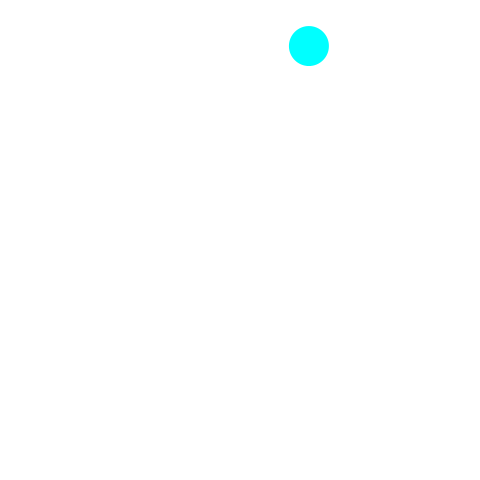
Frame 1 (no input)
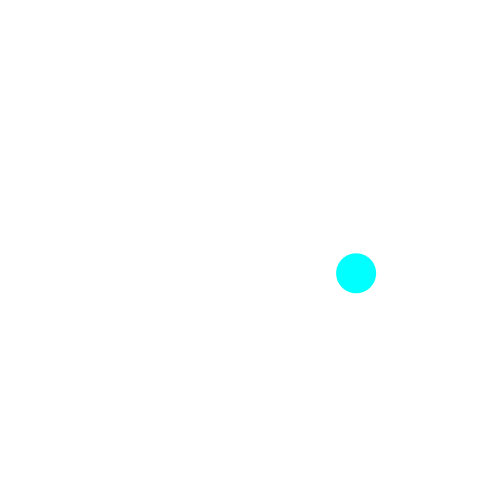
Frame 60 (the mouse pressed at the canvas centre just before this capture)
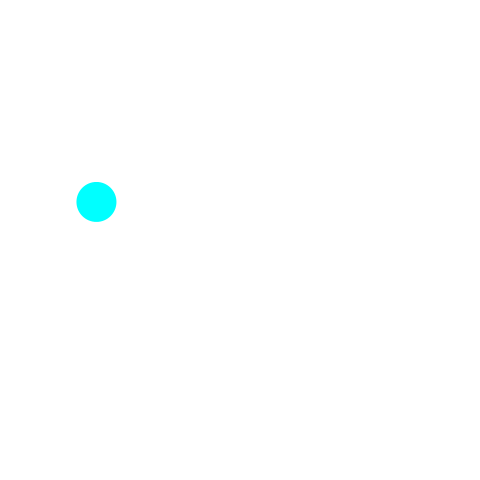
Frame 120 (the mouse held since frame 60 and released just before this capture)

The Processing sketch that drew these frames (run headless with seeded random() and noise(); from frame 60 on, the mouse is pressed at the canvas centre):

// Processing sketch: ballColorChangable
// ── ballColorChangable.pde
// 定数
final int X = 0;
final int Y = 1;
final int VX = 2;
final int VY = 3;
final float vx0min = -7;            // vxの初期値の下限
final float vx0max = 5;             // vxの初期値の上限
final float vy0min = 4;             // vyの初期値の下限
final float vy0max = 13;            // vyの初期値の上限
final int fps = 60;                 // 1秒間あたりのフレーム数
final float gravity = 9.8 / fps;    // 1フレームあたりの重力加速度
final float elas = 0.98;            // 反発係数
final float d = 40;                 // ボールの直径
final float hueMax = 360.0;         // 色相の最大値

// 変数
float[] ball0;                      // ボールの x, y, vx, vy を要素とする配列を参照する変数

void setup() {
  frameRate(fps);
  size(480, 480);
  noStroke();
  colorMode(HSB, hueMax, 100, 100);
  ball0 = new float[4];                         // ボールの x, y, vx, vy を要素とする配列
  ball0[X]  = random(d / 2, width - d / 2);     // x
  ball0[Y]  = random(d / 2, height / 5);        // y
  ball0[VX] = random(vx0min, vx0max);           // vx
  ball0[VY] = random(vy0min, vy0max);           // vy
}

void draw() {
  background(0, 0, 100);
  boundBall(ball0);
  if (sqrt(pow(mouseX-ball0[X], 2)+pow(mouseY-ball0[Y], 2))<d/2) {
    fill(0, 100, 100);
  } else {
    fill(180, 100, 100);
  }
  ellipse(ball0[X], ball0[Y], d, d);
}

// 必要な関数は適宜追加

void boundBall(float[] ball) {
  ball[X]  += ball[VX];          // ボールが速度ぶん移動する
  ball[VY] += gravity;           // 速度のy成分に重力加速度を加算する
  ball[Y]  += ball[VY];          // ボールが速度ぶん移動する
  if (ball[X] < d / 2) {
    ball[VX] = - ball[VX] * elas;
    ball[X] = d / 2;
  } else if (ball[X] > width - d / 2) {
    ball[VX] = - ball[VX]  * elas;
    ball[X] = width - d / 2;
  }
  if (ball[Y] > height - d / 2) {
    ball[VY] = - ball[VY] * elas;
    ball[Y] = height - d / 2;
  } else if (ball[Y] < d / 2) {
    ball[VY] = - ball[VY] * elas;
    ball[Y] = d / 2;
  }
}
